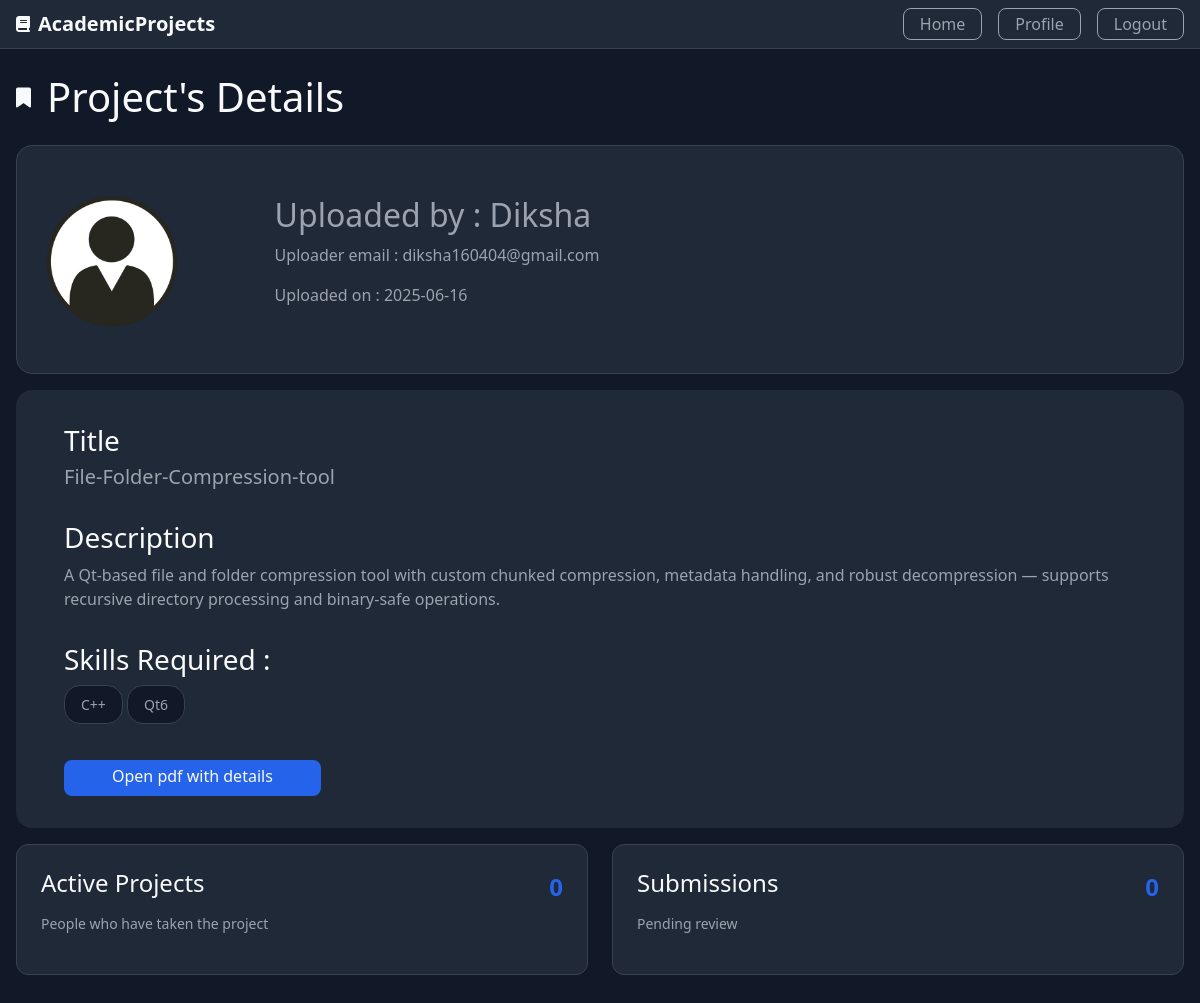
The app's page /project/details/1 (signed in), older data.
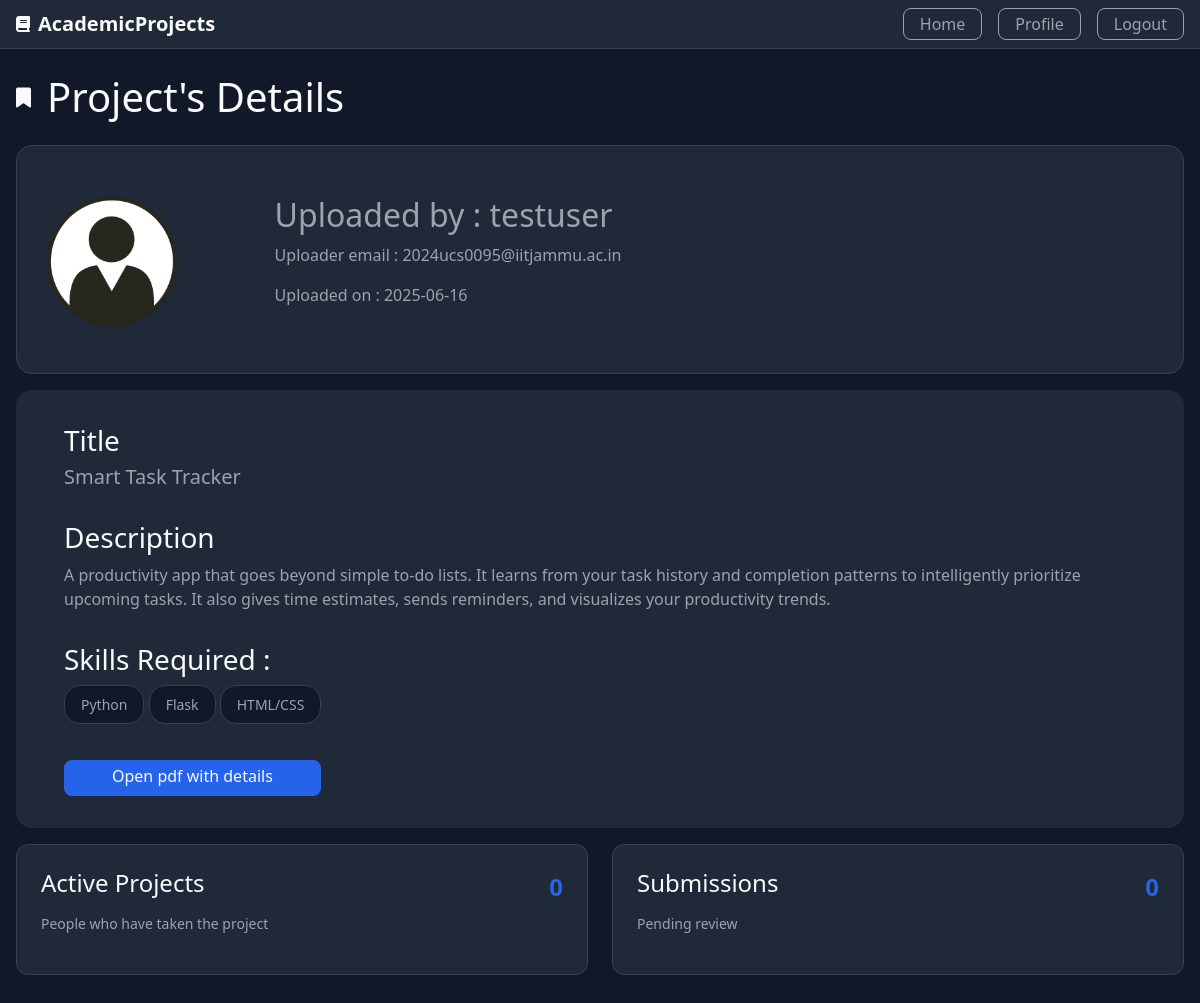
The same page, newer data.
### Project/models.py (models this page shows, shortened)
class User(db.Model,UserMixin):
    id=db.Column(db.Integer,primary_key=True)
    username=db.Column(db.String(30),unique=True,nullable=False)
    email=db.Column(db.String(30),unique=True,nullable=False)
    password=db.Column(db.String(80),unique=False,nullable=False)
    total_projects=db.Column(db.Integer,nullable=False,default=0)
    total_projects_taken=db.Column(db.Integer,nullable=False,default=0)
    total_projects_submitted=db.Column(db.Integer,nullable=False,default=0)
    total_projects_evaluated=db.Column(db.Integer,nullable=False,default=0)
    profile_picture=db.Column(db.String(80),nullable=False,default="default.png")
    role=db.Column(db.String(80),nullable=False)
    project=db.relationship("Project",backref="user",lazy=True,cascade="all,delete")
    submission=db.relationship("Submission",backref="user",lazy=True,cascade="all,delete")
    evaluation=db.relationship("Evaluation",backref="user",lazy=True,cascade="all,delete")
    project_taken=db.relationship("Project_Taken",backref="user",lazy=True,cascade="all,delete")

class Project(db.Model):
    id=db.Column(db.Integer,primary_key=True)
    title=db.Column(db.String(100),nullable=False)
    description=db.Column(db.Text,nullable=False)
    skills=db.Column(db.Text,nullable=False)
    descriptive_pdf=db.Column(db.String(80),nullable=False,default='No pdf')
    user_count=db.Column(db.Integer,nullable=False,default=0)
    created_at=db.Column(db.DateTime,nullable=False,default=datetime.utcnow)
    created_by=db.Column(db.Integer,db.ForeignKey('user.id'))
    submission=db.relationship('Submission',backref='project',lazy=True,cascade="all,delete")
    evaluation=db.relationship('Evaluation',backref='project',lazy=True,cascade="all,delete")
    project_taken_by=db.relationship('Project_Taken',backref='project',lazy=True,cascade="all,delete")

### Project/routes.py (the view)
@app.route("/project/details/<int:project_id>",methods=['GET','POST'])
def project_details(project_id):
    project=Project.query.get(project_id)
    img_src=url_for("static",filename="/profile_pics/"+project.user.profile_picture)
    pdf=url_for("static",filename="/project_details/"+project.descriptive_pdf)
    return render_template("project_details.html",user=project.user,img_src=img_src,project=project,pdf=pdf)

### Project/models.py (called while the page is built)
@loginmanager.user_loader
def user_loader(user_id):
    user=User.query.get(user_id)
    return user

### Project/templates/project_details.html
{% extends "layout.html" %}
{% block content %}
    <main class="container dashboard">
        <div class="details-head">
            <i class="fa-solid fa-bookmark fa-lg"></i>
            <h1>Project's Details</h1>
        </div>
        <div class="details-header">
            <div class="profile-header-details">
                <img class="rounded-circle account-img img-profile" src="{{img_src}}">
                <div class="details">
                    <h2>Uploaded by : {{user.username}}</h2>
                    <p>Uploader email : {{user.email}}</p>
                    <p>Uploaded on : {{project.created_at.strftime("%Y-%m-%d")}}</p>
                </div>
            </div>
        </div>
        <div class="info-header">
            <div class="info-section">
                <h3>Title</h3>
                <h5>{{project.title}}</h5>
            </div>
            <div class="info-section">
                <h3>Description</h3>
                <div>{{project.description}}</div>
            </div>
            <div class="info-section skills">
                <h3>Skills Required : </h3>
                <ul>
                    {% for i in project.skills.split(',') %}
                    <li>{{i.strip()}}</li>
                    {% endfor %}
                </ul>
            </div>
            <div class="info-section">
                {% if project.descriptive_pdf == "No pdf" %}
                    <a class="btn btn-dark info-btn" href="{{url_for('project_details',project_id=project.id)}}" target="_blank">No pdf uploaded by the teacher</a>
                {% else %}
                    <a class="button button-diff info-btn" href="{{pdf}}" target="_blank">Open pdf with details</a>
                {% endif %}
            </div>
        </div>
        <div class="proj-grid">
      <div class="proj-card">
        <div class="proj-content">
          <h4>Active Projects</h4>
          <span class="proj-number">{{project.user_count}}</span>
        </div>
        <p>People who have taken the project</p>
      </div>
      <div class="proj-card">
        <div class="proj-content">
          <h4>Submissions</h4>
          <span class="proj-number">{{project.submission|length}}</span>
        </div>
        <p>Pending review</p>
      </div>
    </div>
    </main>
{% endblock content %}

Row changes from the older to the newer data that the page shows:
no longer on this page (row edited): User: username "Diksha", email "diksha160404@gmail.com"
now on this page (row edited): User: username "testuser", email "2024ucs0095@iitjammu.ac.in"
changed Project: title "File-Folder-Compression-tool" → "Smart Task Tracker"; description "A Qt-based file and folder compression tool with custom chunked compression, metadata handling, and robust decompression — supports recursive directory processing and binary-safe operations." → "A productivity app that goes beyond simple to-do lists. It learns from your task history and completion patterns to intelligently prioritize upcoming tasks. It also gives time estimates, sends reminders, and visualizes your productivity trends."
Text that changed along with them:
new list line: "Python"
new list line: "Flask"
new list line: "HTML/CSS"
list line gone: "C++"
list line gone: "Qt6"
